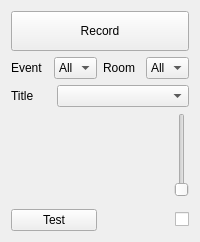
      <widget class="QWidget" name="main">
       <attribute name="title">
        <string>main</string>
       </attribute>
       <layout class="QVBoxLayout" name="verticalLayout_2">
        <item>
         <widget class="QPushButton" name="recordButton">
          <property name="minimumSize">
           <size>
            <width>0</width>
            <height>40</height>
           </size>
          </property>
          <property name="text">
           <string>Record</string>
          </property>
          <property name="icon">
           <iconset resource="resource.qrc">
            <normaloff>:/recordButton/record_red_button.png</normaloff>
            <normalon>:/recordButton/stop_red_button.png</normalon>:/recordButton/record_red_button.png</iconset>
          </property>
          <property name="checkable">
           <bool>true</bool>
          </property>
         </widget>
        </item>
        <item>
         <layout class="QHBoxLayout" name="eventAndRoomLayout">
          <item>
           <widget class="QLabel" name="label_2">
            <property name="minimumSize">
             <size>
              <width>0</width>
              <height>0</height>
             </size>
            </property>
            <property name="maximumSize">
             <size>
              <width>40</width>
              <height>24</height>
             </size>
            </property>
            <property name="text">
             <string>Event</string>
            </property>
           </widget>
          </item>
          <item>
           <widget class="QComboBox" name="eventList">
            <item>
             <property name="text">
              <string>All</string>
             </property>
            </item>
           </widget>
          </item>
          <item>
           <widget class="QLabel" name="label_6">
            <property name="maximumSize">
             <size>
              <width>40</width>
              <height>24</height>
             </size>
            </property>
            <property name="text">
             <string>Room</string>
            </property>
           </widget>
          </item>
          <item>
           <widget class="QComboBox" name="roomList">
            <item>
             <property name="text">
              <string>All</string>
             </property>
            </item>
           </widget>
          </item>
         </layout>
        </item>
        <item>
         <layout class="QHBoxLayout" name="talkListLayout">
          <item>
           <widget class="QLabel" name="talkLabel">
            <property name="maximumSize">
             <size>
              <width>40</width>
              <height>24</height>
             </size>
            </property>
            <property name="text">
             <string>Title</string>
            </property>
            <property name="buddy">
             <cstring>talkList</cstring>
            </property>
           </widget>
          </item>
          <item>
           <widget class="QComboBox" name="talkList">
            <property name="toolTip">
             <string>Title of the presentation being recorded.  For example &quot;Thanh Ha - Introduction to Freeseer&quot;</string>
            </property>
           </widget>
          </item>
         </layout>
        </item>
        <item>
         <layout class="QGridLayout" name="gridLayout">
          <item row="0" column="0" rowspan="2">
           <widget class="QWidget" name="previewWidget" native="true"/>
          </item>
          <item row="0" column="2">
           <widget class="QSlider" name="audioFeedbackSlider">
            <property name="enabled">
             <bool>false</bool>
            </property>
            <property name="focusPolicy">
             <enum>Qt::NoFocus</enum>
            </property>
            <property name="maximum">
             <number>100</number>
            </property>
            <property name="singleStep">
             <number>0</number>
            </property>
            <property name="orientation">
             <enum>Qt::Vertical</enum>
            </property>
           </widget>
          </item>
         </layout>
        </item>
        <item>
         <layout class="QHBoxLayout" name="horizontalLayout_6">
          <item>
           <widget class="QPushButton" name="testButton">
            <property name="text">
             <string>Test</string>
            </property>
            <property name="checkable">
             <bool>true</bool>
            </property>
           </widget>
          </item>
          <item>
           <widget class="QCheckBox" name="audioFeedbackCheckbox">
            <property name="maximumSize">
             <size>
              <width>16777215</width>
              <height>16777215</height>
             </size>
            </property>
            <property name="toolTip">
             <string>Enable audio feedback (plays back recording audio to speakers)</string>
            </property>
            <property name="layoutDirection">
             <enum>Qt::RightToLeft</enum>
            </property>
            <property name="text">
             <string/>
            </property>
            <property name="icon">
             <iconset resource="resource.qrc">
              <normaloff>:/headphones/headphones.png</normaloff>:/headphones/headphones.png</iconset>
            </property>
           </widget>
          </item>
         </layout>
        </item>
       </layout>
      </widget>
